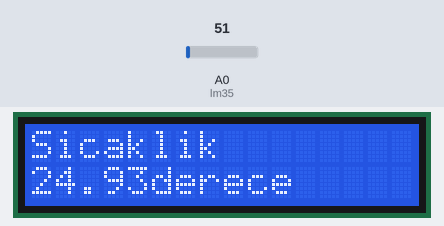
Bench run of a sketch on a simulated Arduino Uno, built with avr-gcc and run on an emulated ATmega328P. Shown: 16×2 character LCD. The inputs (shaded band) are chosen by the test bench; at power-on: A0 (lm35) = 51. What the sketch prints to the serial monitor is not drawn.

Above: at 1.2 s.
1.3 s: A0 (lm35) set to 61
At 2.4 s:
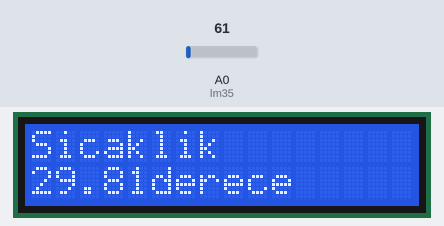
3.4 s: A0 (lm35) set to 71
At 5.1 s:
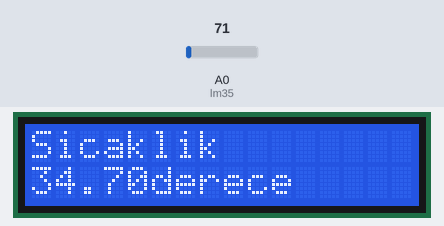
6.0 s: A0 (lm35) set to 86
At 6.5 s:
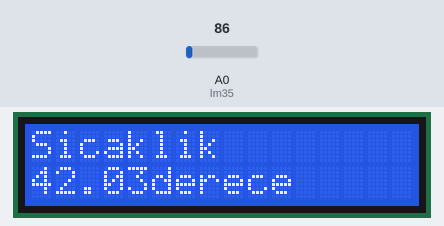
Timing chart, 0 to 9.0 s (numbered marks = the images above; inputs shaded):
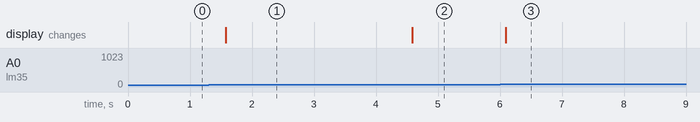

Measured:
- after the input at 1.3 s, the display: changes after 0.28 s (image 1)
- after the input at 3.4 s, the display: changes after 1.2 s (image 2)
- after the input at 6.0 s, the display: changes after 0.09 s (image 3)

The sketch:

lcd_deneme.ino
```cpp
#include <LiquidCrystal.h>
int rs = 12, en =11,d4= 5, d5 = 4, d6 = 3 ,d7=2;
LiquidCrystal lcd(rs ,en,d4, d5,d6,d7);
int lm35 = A0;
int led = 8;
#define buzzer 9
int zaman =500;
int okunan_deger=0;
float  sicaklik_gerilim =0;
float sicaklik = 0;


void setup() {
  lcd.begin(16,2);
  lcd.print("EN Buyuk Fener");
   Serial.begin(9600);
}

void loop() {
  okunan_deger = analogRead(lm35);
  sicaklik_gerilim = (okunan_deger /1023.0)*5000;
  sicaklik = sicaklik_gerilim /10.0;
  lcd.clear();
  lcd.setCursor(0,0);
  lcd.print("Sicaklik");
  lcd.setCursor(0,1);
  lcd.print(sicaklik);
  lcd.print("derece");
  Serial.println(sicaklik);
  delay(zaman);

  if (sicaklik>=20){
    digitalWrite(led,HIGH);
    digitalWrite(buzzer,HIGH);
    delay(zaman);
    digitalWrite(led,LOW);
    digitalWrite(buzzer,LOW);
    delay(zaman);
  }else{
     digitalWrite(led,LOW);
     digitalWrite(buzzer,LOW);
  }

}
```
